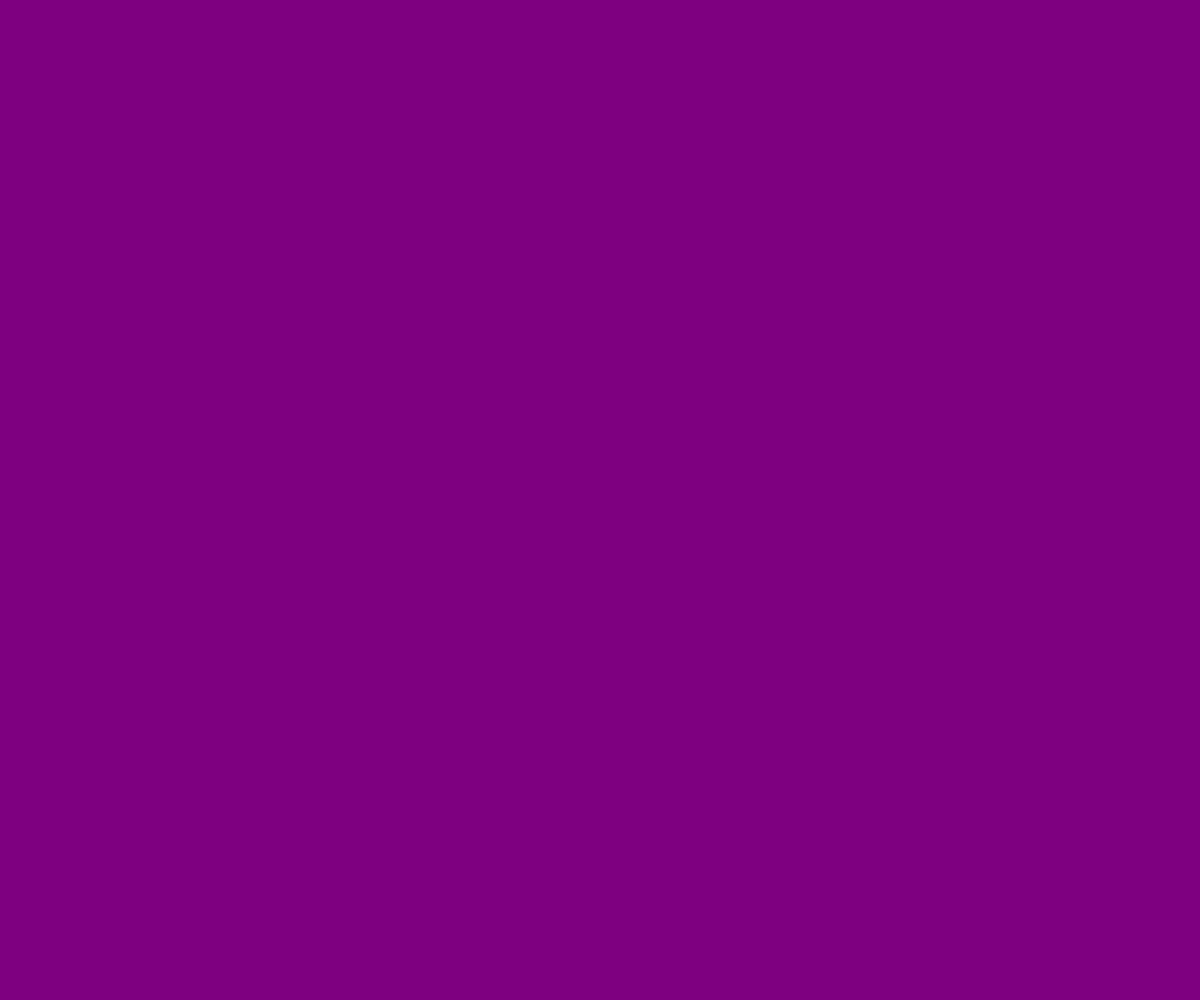
Frame 1 (no input)
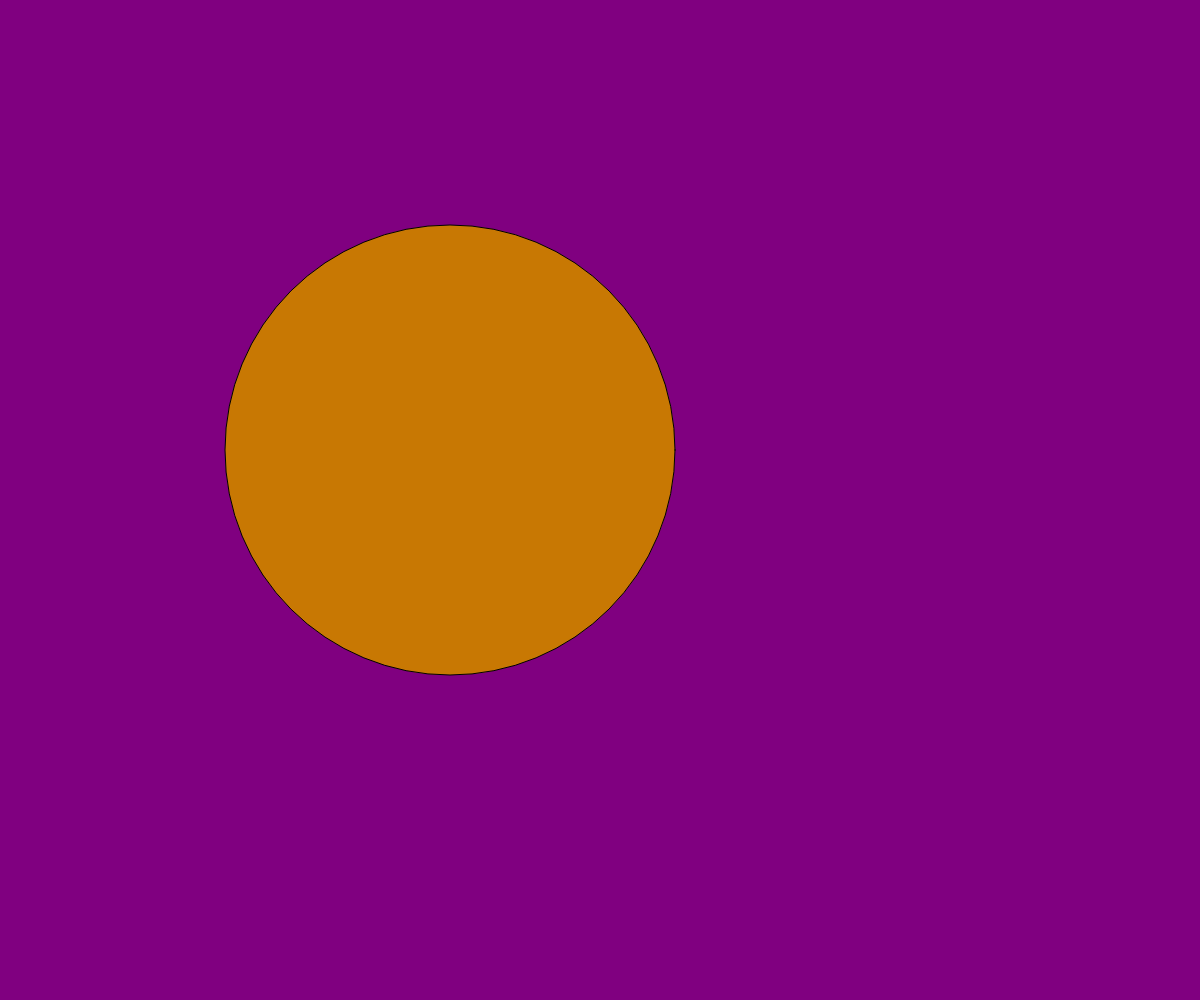
Frame 60 (no input)
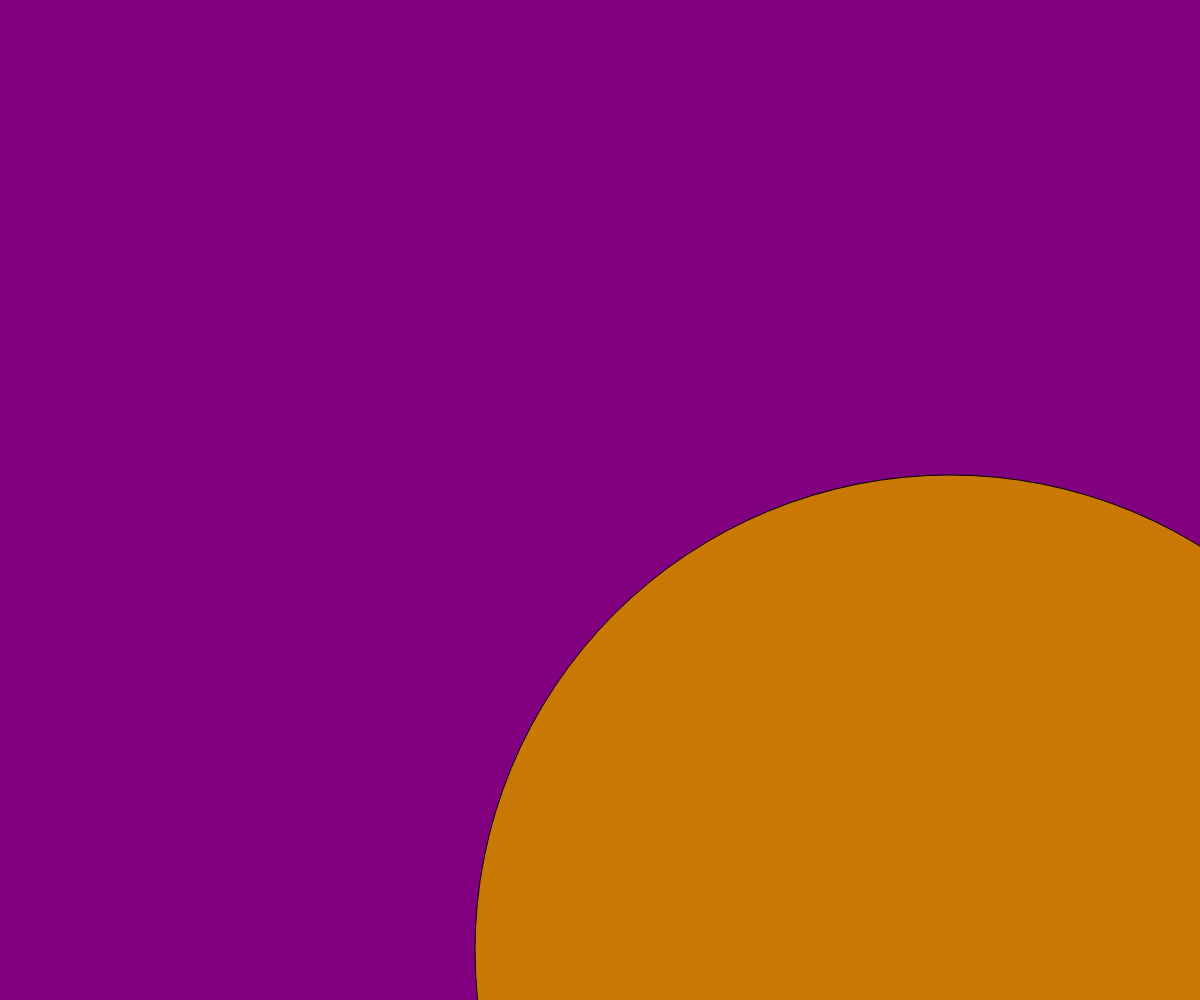
Frame 120 (the mouse pressed at the canvas centre since frame 60)

The p5.js sketch that drew these frames (run headless with seeded random() and noise() and a simulated clock; from frame 60 on, the mouse is pressed at the canvas centre):

// p5.js sketch
// ── sketch.js
var x = 0;
var y = 10;
var z = 0;
//Just called once and done
function setup() {
    createCanvas(windowWidth,windowHeight);
}

//Draw runs over and over again
function draw() {
    background("purple");
    fill(200,120,3);
    ellipse(x,x,x,x);
    x= x + 50;
    if (x > width){
        x=0;
    }
}
// ── drawloop.html
<html>
    <head>
        <script src = "https://cdnjs.cloudflare.com/ajax/libs/p5.js/0.5.11/p5.js"></script>
        <script src="sketch.js"></script>

    </head>
    <body>
    </body>
</html>
